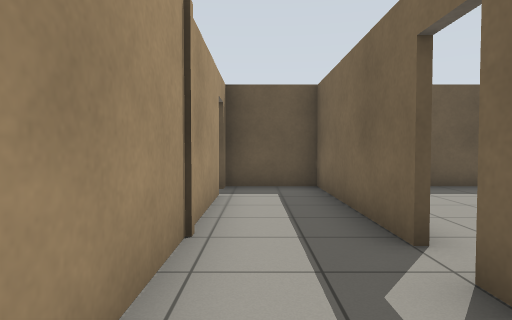
View 1 (above)

14 first-person views from a walk through a world built for the Gazebo simulator. The camera is 0.94 m above the floor, tilts 2° down and sees 75° across. The floor is counted in squares, 1 m on a side. Each view is taken from the middle of a square. On the plan, view 1 faces up. The plan holds only what a view shows up to about 12 squares ahead; the rest is blank.

View 2
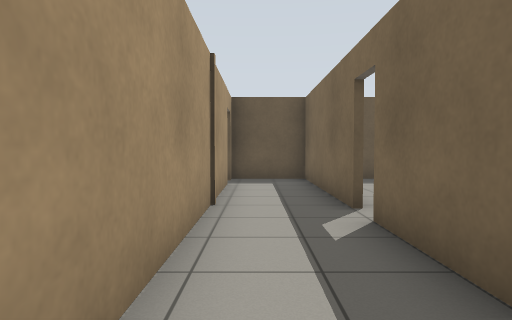

View 3
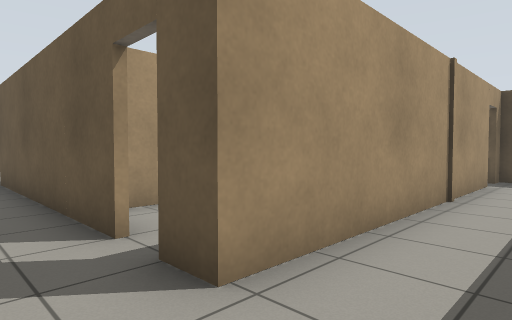

View 4
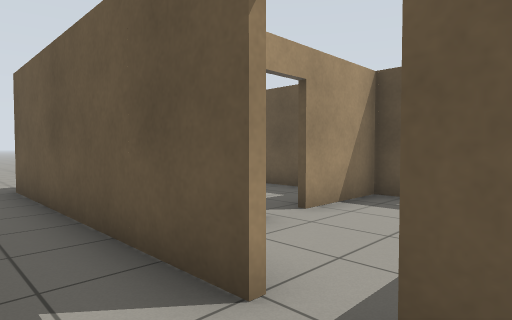

View 5
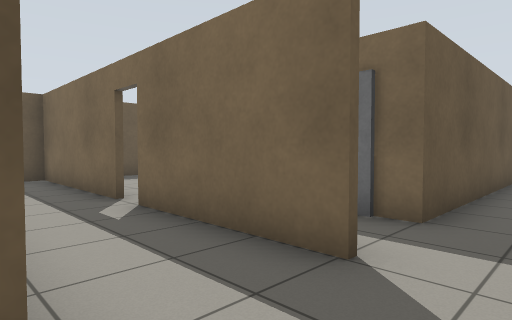

View 6
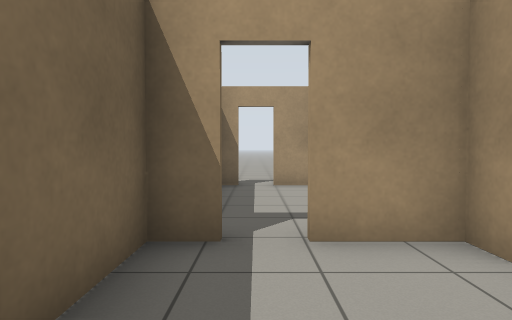

View 7
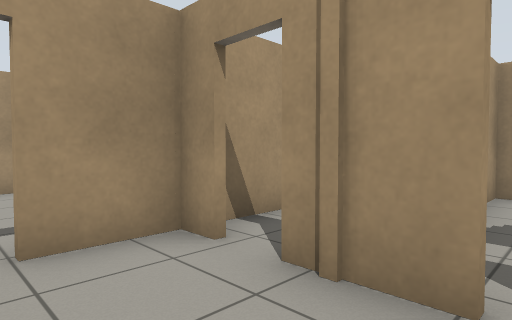

View 8
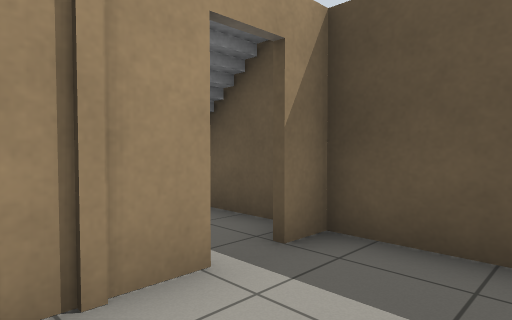

View 9
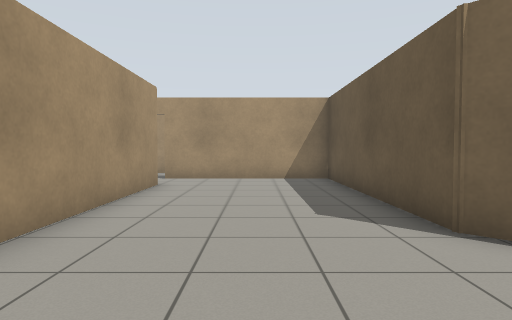

View 10
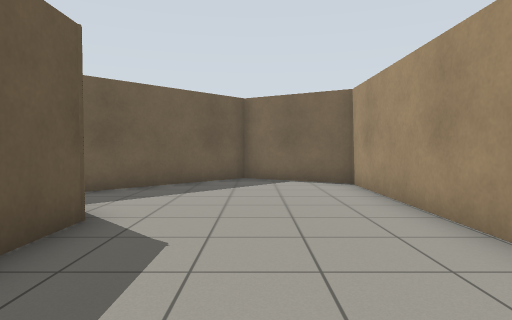

View 11
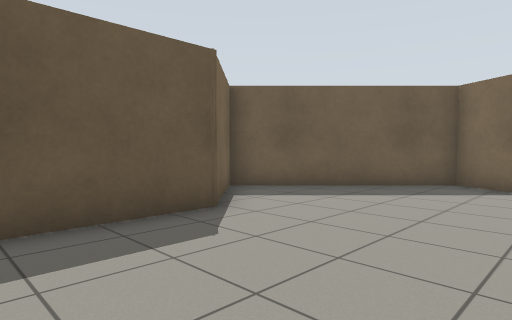

View 12
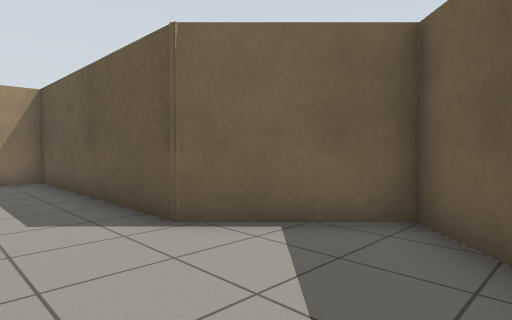

View 13
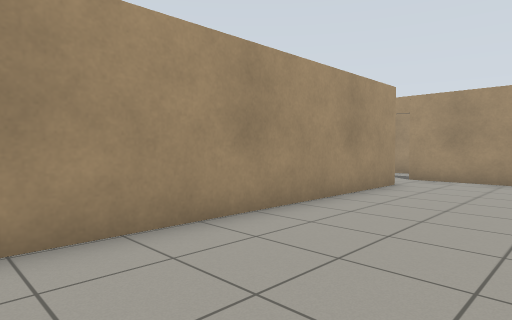

View 14
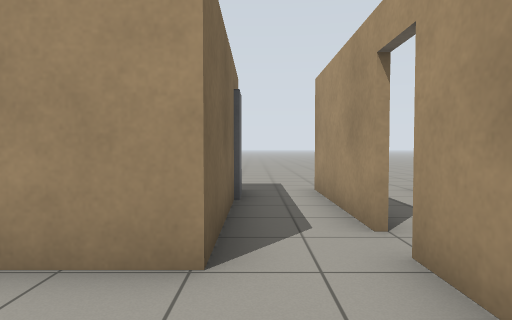

### Floor plan
Points are (right, up) in squares from view 1. A wall is a line through its corners. A room is listed if a view was taken in it or the views show most of it. See-through windows are left out.
Room 1 (views 1, 2, 3, 4, 5)
walls: (1.5, 3.1) (1.5, 8.2); (1.5, -1.6) (1.5, 2.4); (-0.7, 6.9) (-0.7, -1.6) (-1.6, -1.6); (2.1, 8.2) (-0.7, 8.2)
ways out: open door at (-1, 7) to room 2; open door at (-2, -1.5) to room 4; opening at (-2, -3); opening at (2, -2.5); open door at (2, 3)
Room 2 (views 6, 7, 8)
walls: (-4.1, 6.6) (-4.1, 5.1); (-4.1, 3.7) (-2.5, 3.7); (-1.8, 3.7) (-0.9, 3.7) (-0.9, 5.6); (-0.9, 8.2) (-4.1, 8.2)
ways out: open door at (-1, 7) to room 1; open door at (-2, 4) to room 4; open door at (-4, 5); open door at (-4, 7)
Room 3 (views 9, 10, 11, 12, 13, 14)
walls: (3.4, 3.5) (12.8, 3.5) (14.5, 6.4) (10.5, 10.4) (8.3, 8.2) (2.1, 8.2); (1.7, 8.2) (1.7, 3.1)
ways out: opening at (3, 4)
Room 4 (no view inside)
walls: (-4.1, -0.1) (-4.1, -0.8); (-3.4, -1.5) (-2.4, -1.5); (-4.1, 4.4) (-4.1, 1.1)
ways out: open door at (-2, -1.5) to room 1; open door at (-2, 4) to room 2; open door at (-4, 1)

Positions as (right, up) in squares from view 1, and headings:
1: (0, 0), facing up
2: (0, -2), facing up
3: (1, -3), facing up-left
4: (-1, -3), facing up-left
5: (-1, -3), facing up-right
6: (-2, 7), facing down
7: (-2, 7), facing down-left
8: (-2, 5), facing up-left
9: (12, 6), facing left
10: (4, 6), facing right
11: (5, 4), facing up-right
12: (12, 6), facing up-left
13: (12, 7), facing down-left
14: (3, 6), facing down
